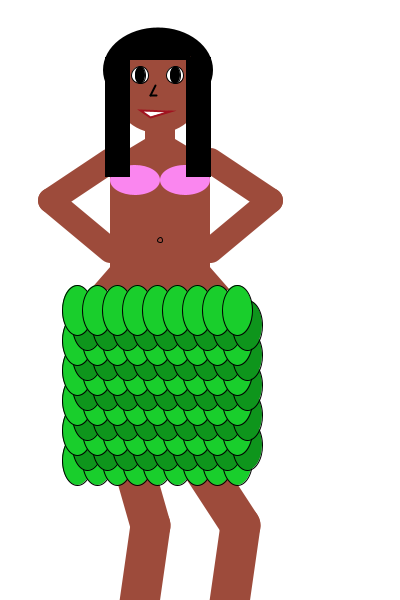
Frame 1 (no input)
Frame 60 (the mouse pressed at the canvas centre just before this capture): identical to frame 1, image omitted
Frame 120 (the mouse held since frame 60 and released just before this capture): identical to frame 1, image omitted

The Processing sketch that drew this single still picture (run headless with seeded random() and noise(); from frame 60 on, the mouse is pressed at the canvas centre):

// Processing sketch: processing_139577
// ── processing_139577.pde

int t= 75;
int s = 85;
int m = 90;
int n = 230;
int o = 160;


void setup(){
  size(400, 600);
  background(255);
  smooth();
  
}

void draw(){
  
  background(255);
  
  if(mouseButton == LEFT){ //when left button is clicked, skirt moves to the right 
   t = 85;
  }
  if(mouseButton == RIGHT){ //right click, skirt to the left
    t = 75;
  }
  if(mouseButton == LEFT){ //opp. layers of skirt move left
    s= 75;
  }
  if(mouseButton == RIGHT){ //opp. layers of skirt move right
    s = 85;
  }
  
  noStroke();
  fill(157, 75, 59);
  triangle(m, 290, n, 290, o, 210);
  rect(110, 160,100, 210);
  
  if (mouseButton ==LEFT){ //left click, hips move right
    m = 93;
  }
  if(mouseButton == RIGHT){//right click, hips move left
    m = 88;
  }
  if(mouseButton == LEFT){
    n = 233;
  }
  if(mouseButton == RIGHT){
    n = 228;
  }
  if(mouseButton == LEFT){
    o = 163;
  }
  if(mouseButton == RIGHT){
    o = 158;
  }
  
  stroke(0);
  ellipse(160, 240, 5, 5);  //bellybutton
 
 strokeWeight(25); 
 stroke(157, 75, 59);
 line(110, 160, 50, 200); //arms
 line(50, 200, 110, 250);
 line(210, 160, 270, 200);
 line(270, 200, 210, 250);
 
noStroke();
 triangle(110, 160, 210, 160, 160, 130);
 rect(145, 100, 30, 50); //neck
 
 fill(0);
 ellipse(158, 70, 110, 85);//top of hair
 
 
 fill(157, 75, 59);
 ellipse(158, 88, 90, 90);//head
 
 strokeWeight(1);
 stroke(0);
 fill(255);
 ellipse(140, 75, 17, 17);//eyes
 ellipse(175, 75, 17, 17);
 fill(0);
 ellipse(140, 75, 10, 17);//pupils
 ellipse(175, 75, 10, 17);
 
// line(130, 60, 135, 57);
 //line(135, 57, 140, 60);
 
 stroke(0);
 strokeWeight(2);
 line(155, 85,150, 95); //nose 
 line(150, 95, 156, 95);
 
 fill(255);
 stroke(160, 19, 31);//mouth
 triangle(140, 110, 150, 117, 170, 111);
 
 noStroke();
 fill(250, 134, 239);
 ellipse(135, 180, 50, 30);//bikini
 ellipse(185, 180, 50, 30);
 
 fill(0);
 rect(105, 57, 25,120);//sides of hair
 rect(186, 57, 25, 120);
 rect(120, 40, 70, 20);
 
 
  
    
noFill();
strokeWeight(40);
stroke(157, 75, 59);
line(100, 350, 150,525 );//legs
line( 150, 525, 125, 700);
line(165, 410, 240, 525);
line(240, 525, 215, 700);

stroke(0);
strokeWeight(1);
fill(25, 206, 44);
  oval(t, 150, 170);//skirt
  fill(14, 149, 28);
  oval(s, 135, 170);//opp. skirt layer
  fill(25, 206, 44);
  oval(t, 120, 170);
   fill(14, 149, 28);
  oval(s, 105, 170);
  fill(25, 206, 44);
  oval(t, 90, 170);
   fill(14, 149, 28);
  oval(s, 75, 170);
  fill(25, 206, 44);
  oval(t, 60, 170);
   fill(14, 149, 28);
  oval(s, 45, 170);
  fill(25, 206, 44);
  oval(t, 30, 170);
   fill(14, 149, 28);
  oval(s, 15,170);
  fill(25, 206, 44);
  oval(t,0, 170);
  
  
}



void oval(int x, int y, int d){
  
  pushMatrix();
  translate(x, y);
  
 // noFill();
  for(int i = 2; i <= d; i += 20){
    ellipse(i,310, 30, 50);
  }
  popMatrix();
  
}
